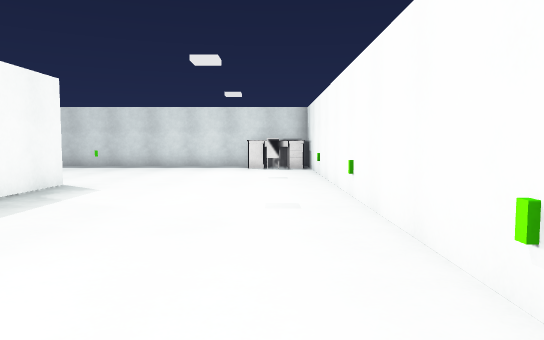
[1] (above)

24 first-person views from a walk through a scene from a Unity 3-D project. The camera is 1.2 m above the floor, tilts 4° down and sees 70° across. The floor is counted in squares, 1.2 m on a side. Each view is taken from the middle of a square. On the plan, view 1 faces up. The plan holds only what a view shows up to about 14 squares ahead; the rest is blank. The player character is not drawn. Surface patterns are stand-ins for the level's own textures.

[2]
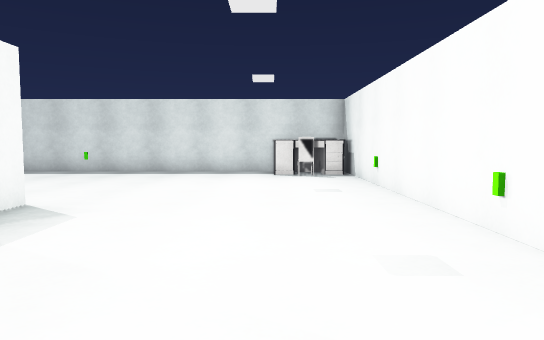

[3]
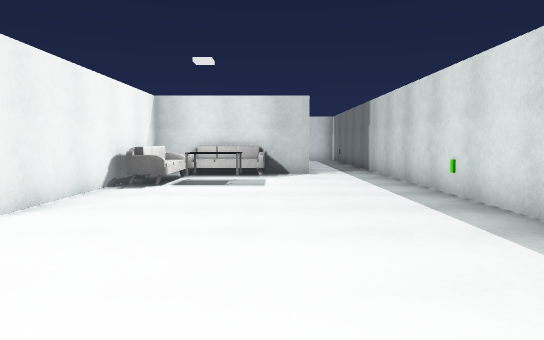

[4]
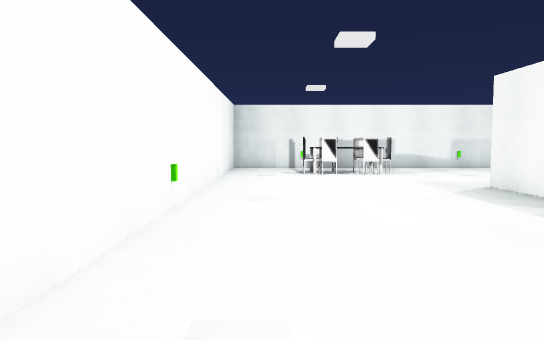

[5]
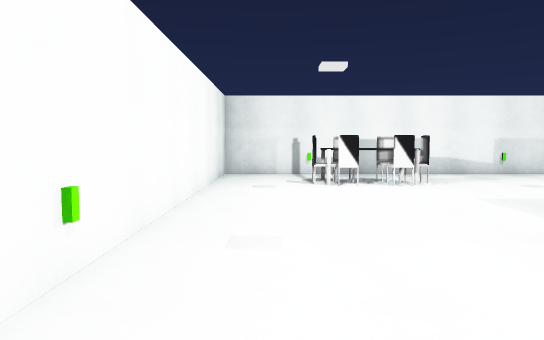

[6]
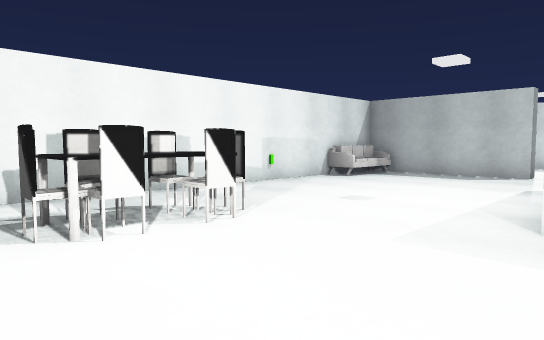

[7]
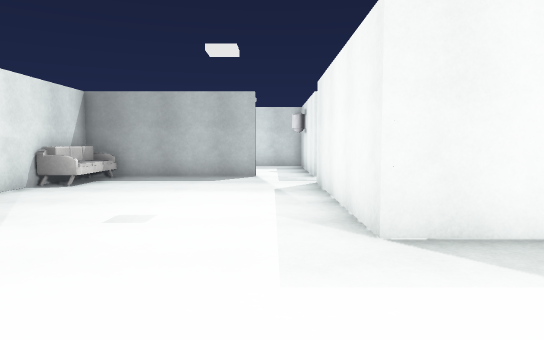

[8]
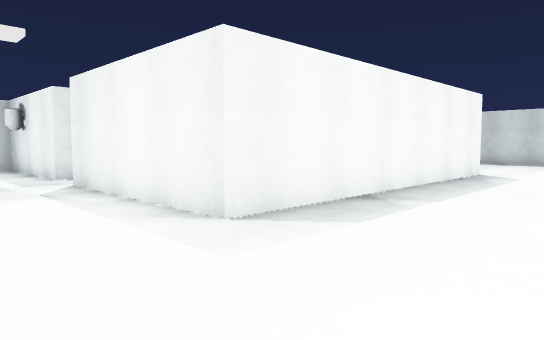

[9]
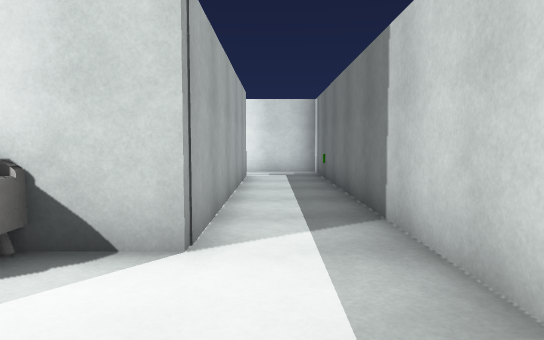

[10]
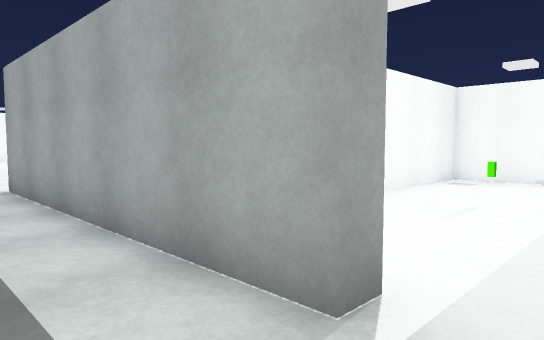

[11]
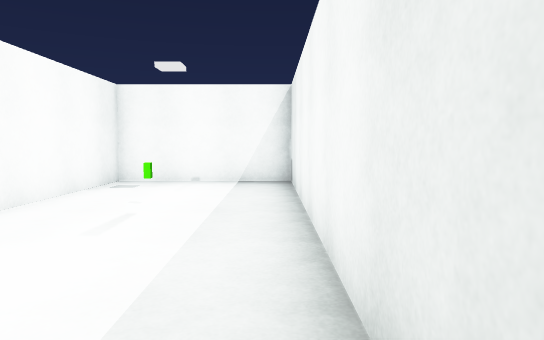

[12]
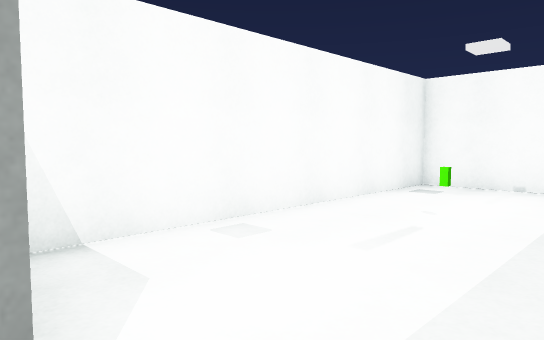

[13]
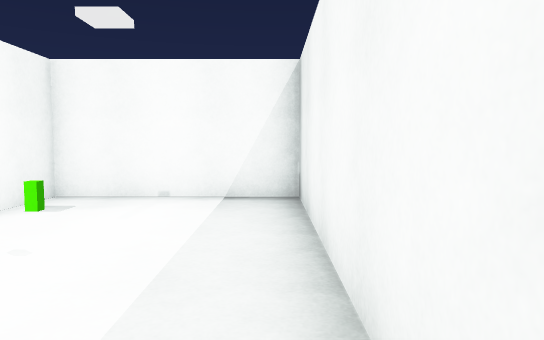

[14]
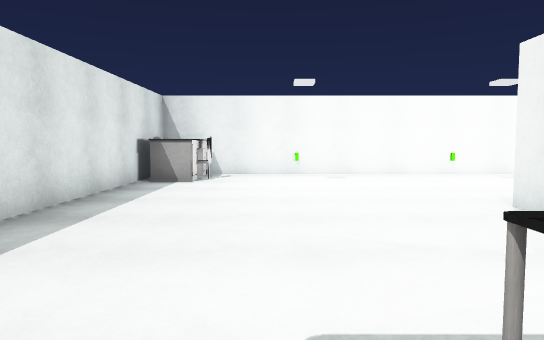

[15]
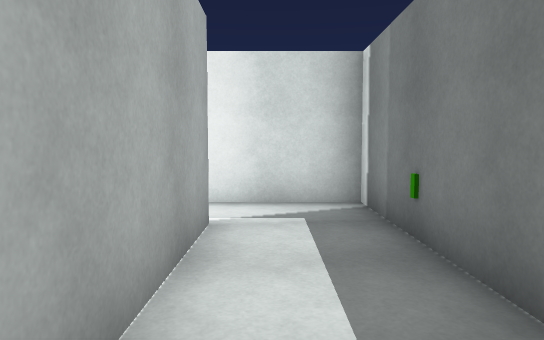

[16]
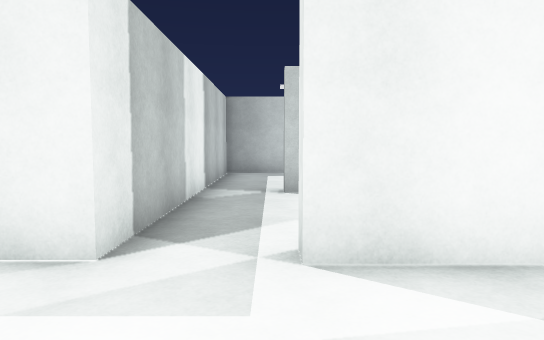

[17]
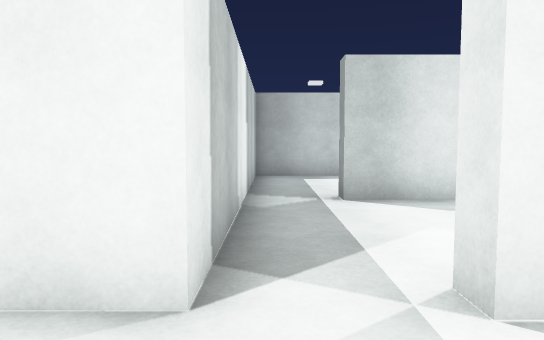

[18]
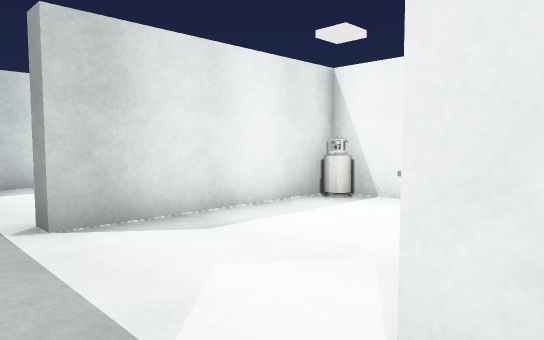

[19]
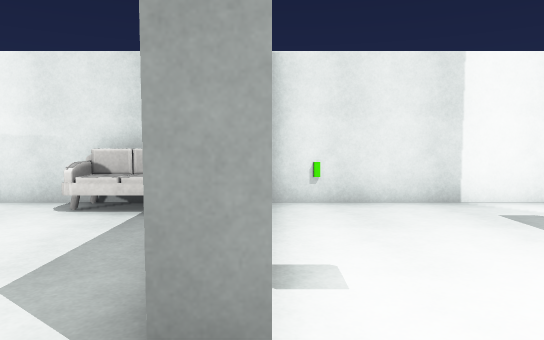

[20]
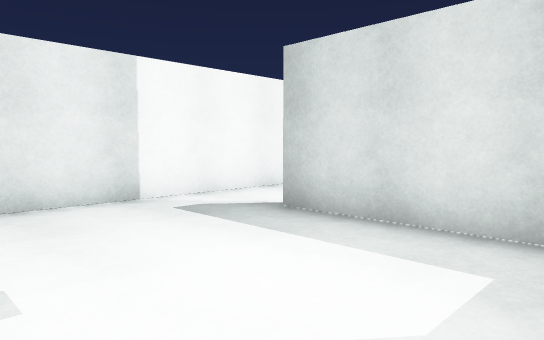

[21]
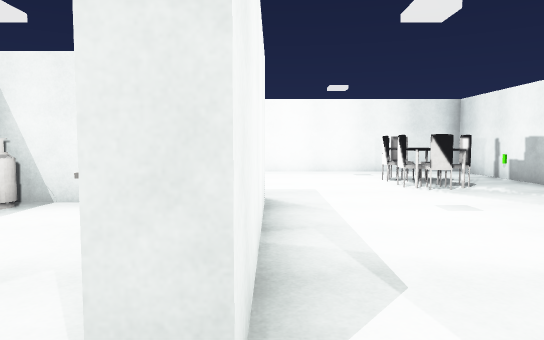

[22]
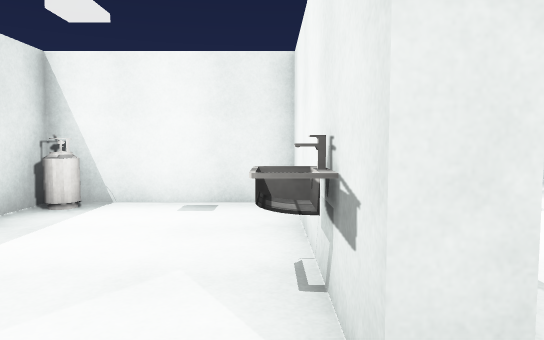

[23]
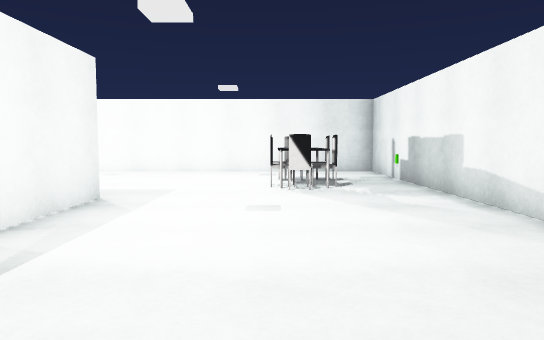

[24]
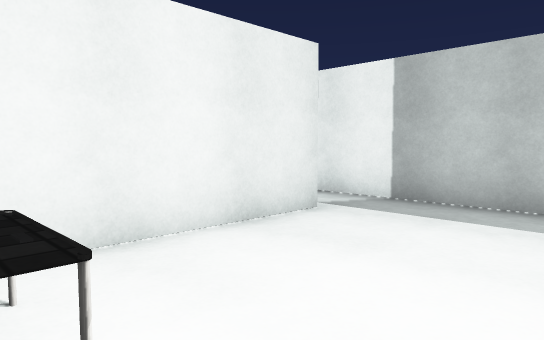

### Floor plan
Ten units are one square. View 1 is at (0, 0); x grows to the right and y downward. Boxes are objects, and circles mark ways between rooms. Rooms are numbered by the first view taken in them; rooms with no view inside come last. Other rooms are left out.
<svg viewBox="-230 -170 250 250">
<path fill="none" stroke="#000" d="M-125 -6 -125 9M-125 25 -125 75 15 75 15 -165 -225 -165 -225 -145M-207 -142 -125 -142 -125 -93 -50 -93 -50 9 -107 9 -107 4M-207 -136 -207 -142M-225 -145 -225 -49 -180 -49 -180 -131M-130 25 -125 25M-184 75 -130 75M-125 9 -175 9 -175 52M-96 -87 -125 -87 -125 -45M-107 -43 -66 -43M-84 4 -55 4 -55 -37 -107 -37 -107 -43M-125 -45 -125 -6"/>
<rect x="-205" y="-165" width="10" height="10" fill="#bbb"><title>green block</title></rect>
<rect x="-125" y="-135" width="10" height="40" fill="#bbb"><title>sofa</title></rect>
<rect x="-115" y="-105" width="10" height="10" fill="#bbb"><title>sofa</title></rect>
<rect x="-105" y="65" width="10" height="10" fill="#bbb"><title>sofa</title></rect>
<rect x="-105" y="-125" width="10" height="20" fill="#bbb"><title>table</title></rect>
<rect x="-95" y="-105" width="10" height="10" fill="#bbb"><title>sofa</title></rect>
<rect x="-75" y="65" width="10" height="10" fill="#bbb"><title>other object</title></rect>
<rect x="-75" y="-165" width="10" height="10" fill="#bbb"><title>other object</title></rect>
<rect x="-45" y="45" width="10" height="10" fill="#bbb"><title>chair</title></rect>
<rect x="-35" y="45" width="10" height="10" fill="#bbb"><title>chair</title></rect>
<rect x="-35" y="35" width="10" height="10" fill="#bbb"><title>chair</title></rect>
<rect x="-25" y="45" width="10" height="10" fill="#bbb"><title>chair</title></rect>
<rect x="-25" y="35" width="10" height="10" fill="#bbb"><title>chair</title></rect>
<rect x="-15" y="65" width="10" height="10" fill="#bbb"><title>other object</title></rect>
<rect x="-15" y="45" width="10" height="10" fill="#bbb"><title>chair</title></rect>
<rect x="-15" y="-165" width="30" height="20" fill="#bbb"><title>table</title></rect>
<rect x="-5" y="-155" width="10" height="10" fill="#bbb"><title>chair</title></rect>
<rect x="5" y="-25" width="10" height="10" fill="#bbb"><title>green block</title></rect>
<rect x="5" y="-75" width="10" height="10" fill="#bbb"><title>green block</title></rect>
<rect x="5" y="-125" width="10" height="10" fill="#bbb"><title>other object</title></rect>
<rect x="-205" y="-95" width="10" height="10" fill="#bbb"><title>green block</title></rect>
<rect x="-145" y="65" width="10" height="10" fill="#bbb"><title>other object</title></rect>
<rect x="-65" y="-65" width="10" height="20" fill="#bbb"><title>table</title></rect>
<rect x="-105" y="-5" width="20" height="10" fill="#bbb"><title>other object</title></rect>
<rect x="-65" y="-35" width="10" height="10" fill="#bbb"><title>other object</title></rect>
<circle cx="-215" cy="-140" r="3" fill="#2a7"/>
<circle cx="-130" cy="15" r="3" fill="#2a7"/>
<circle cx="-110" cy="-7" r="3" fill="#2a7"/>
<circle cx="-115" cy="-40" r="3" fill="#2a7"/>
<text x="-40" y="-50">1</text>
<text x="-210" y="-100">2</text>
<text x="-160" y="40">3</text>
<text x="-90" y="-70">4</text>
<text x="-90" y="-20">5</text>
</svg>
Room 1 opens to room 2. Room 1 opens to room 3. Room 1 opens to room 5. Room 4 opens to room 5.

Where each view was taken, in squares from view 1:
view 1: 0 up, 0 right, facing up
view 2: 3 up, 1 left, facing up
view 3: 13 up, 0 right, facing left
view 4: 8 up, 0 right, facing down
view 5: 5 up, 0 right, facing down
view 6: 0 up, 0 right, facing down-left
view 7: 2 down, 1 left, facing left
view 8: 4 down, 1 left, facing up-left
view 9: 15 up, 9 left, facing left
view 10: 16 up, 22 left, facing down-right
view 11: 15 up, 22 left, facing down
view 12: 14 up, 22 left, facing down-right
view 13: 12 up, 22 left, facing down
view 14: 13 up, 11 left, facing right
view 15: 15 up, 16 left, facing left
view 16: 4 down, 11 left, facing up
view 17: 3 down, 12 left, facing up
view 18: 1 down, 12 left, facing up-right
view 19: 1 down, 13 left, facing down
view 20: 1 down, 13 left, facing down-left
view 21: 1 down, 12 left, facing right
view 22: 0 up, 12 left, facing right
view 23: 4 down, 12 left, facing right
view 24: 8 up, 6 left, facing down-left
